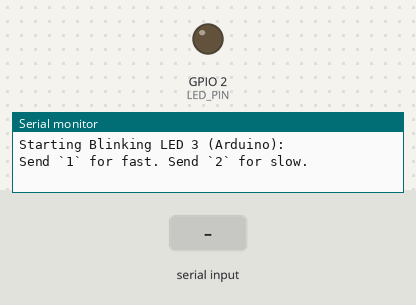
Simulated run of this program. Board: ESP32. Shown: output pins drawn as LEDs (lit = HIGH), the last lines printed to the serial monitor. Dashed ring = blinking. The test bench sets the inputs (shaded band).

Above: at 0.1 s.
At 1.2 s:
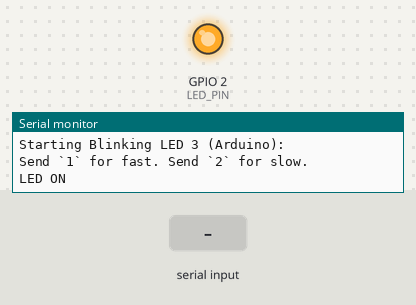
1.3 s: "1" received over Serial
4.3 s: "2" received over Serial
At 5.1 s:
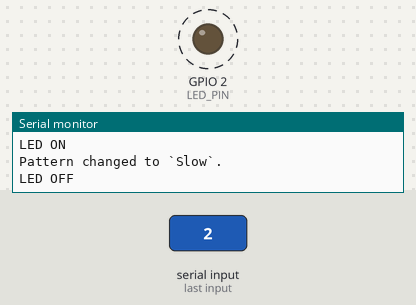
Timing chart, 0 to 11.8 s (numbered marks = the images above; inputs shaded):
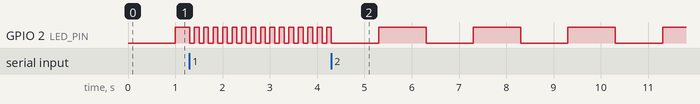

The program:

main.cpp
```cpp
// Author: Anthony Yalong
// Description: Simple, non-blocking, interactive blinking LED function using an Arduino based workspace.

// Include
#include <Arduino.h>
#include <vector>

// Defines
#define LED_PIN 2

// Pattern Struct
struct LED_Pattern {
  // variables
  std::vector<int> sequence;
  int index;
  unsigned long prev_time;

  // Constructor
  LED_Pattern(std::vector<int> seq): sequence(seq), index(0), prev_time(0) {};
};

// Variables
bool led_state = false;
std::vector<int> fast_seq = {100, 100};
std::vector<int> slow_seq = {1000, 1000};
LED_Pattern fast(fast_seq);
LED_Pattern slow(slow_seq);
LED_Pattern* cur_pattern = &slow;

void setup() {
  // Setup board
  pinMode(LED_PIN, OUTPUT);

  // Setup Serial
  Serial.begin(115200);
  Serial.println("Starting Blinking LED 3 (Arduino): ");
  Serial.println("Send `1` for fast. Send `2` for slow.");
}

// LED update logic
void update_led(LED_Pattern &pattern) {
  unsigned long cur_time = millis();

  if (cur_time - pattern.prev_time >= pattern.sequence[pattern.index]) {
    led_state = !led_state;
    pattern.prev_time = cur_time;
    digitalWrite(LED_PIN, led_state);
    pattern.index = (pattern.index + 1) % pattern.sequence.size();
    Serial.println(led_state ? "LED ON" : "LED OFF");
  }
}

// Main loop
void loop() {
  update_led(*cur_pattern);

  if (Serial.available()) {
    char command = Serial.read();

    switch (command) {
      case '1':
        cur_pattern = &fast;
        Serial.println("Pattern changed to `Fast`.");
        break;
      case '2':
        cur_pattern = &slow;
        Serial.println("Pattern changed to `Slow`.");
        break;
    }
  }
}
```

Measured:
- after the input at 4.3 s, GPIO 2 (LED_PIN): alternates HIGH for 1.0 s and LOW for 1.0 s, starting after 1.0 s
- by itself, GPIO 2 (LED_PIN): alternates HIGH for 0.10 s and LOW for 0.10 s
